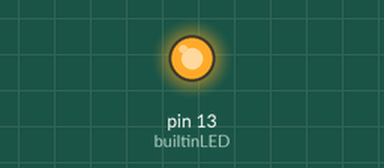
The sketch below on a simulated Arduino Uno, built with avr-gcc and run on an emulated ATmega328P. Shown: output pins drawn as LEDs (lit = HIGH).

Above: at 0.2 s.
At 9.5 s:
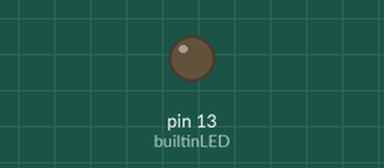
Timing chart, 0 to 13.7 s (numbered marks = the images above):
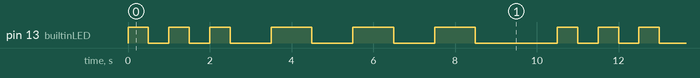

Measured:
- by itself, pin 13 (builtinLED): repeats every 10.5 s: 2 × (LOW 0.50 s, HIGH 0.50 s), 3 × (LOW 1.0 s, HIGH 1.0 s), LOW 2.0 s, HIGH 0.50 s
- by itself, everything shown: repeats every 10.5 s, in 12 steps

The sketch:

SOS_Blink.ino
```cpp
int builtinLED = 13;

void setup() {
 pinMode(builtinLED, OUTPUT);
}

void loop() {
  digitalWrite(builtinLED, HIGH);
  delay(500);
  digitalWrite(builtinLED, LOW);
  delay(500);
  digitalWrite(builtinLED, HIGH);
  delay(500);
  digitalWrite(builtinLED, LOW);
  delay(500);
  digitalWrite(builtinLED, HIGH);
  delay(500);
  digitalWrite(builtinLED,LOW);
  delay(1000);
  digitalWrite(builtinLED, HIGH);
  delay(1000);
  digitalWrite(builtinLED, LOW);
  delay(1000);
  digitalWrite(builtinLED, HIGH);
  delay(1000);
  digitalWrite(builtinLED, LOW);
  delay(1000);digitalWrite(builtinLED, HIGH);
  delay(1000);
  digitalWrite(builtinLED, LOW);
  delay(2000);
}
```
